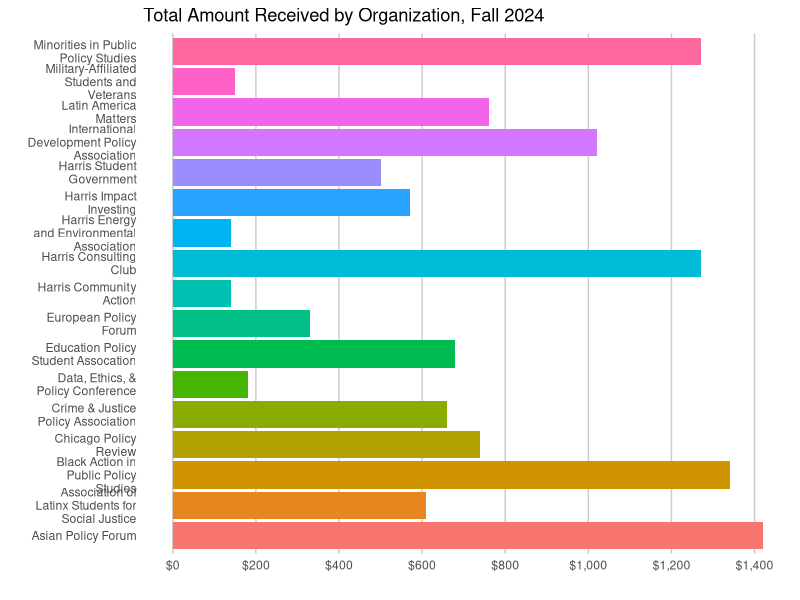
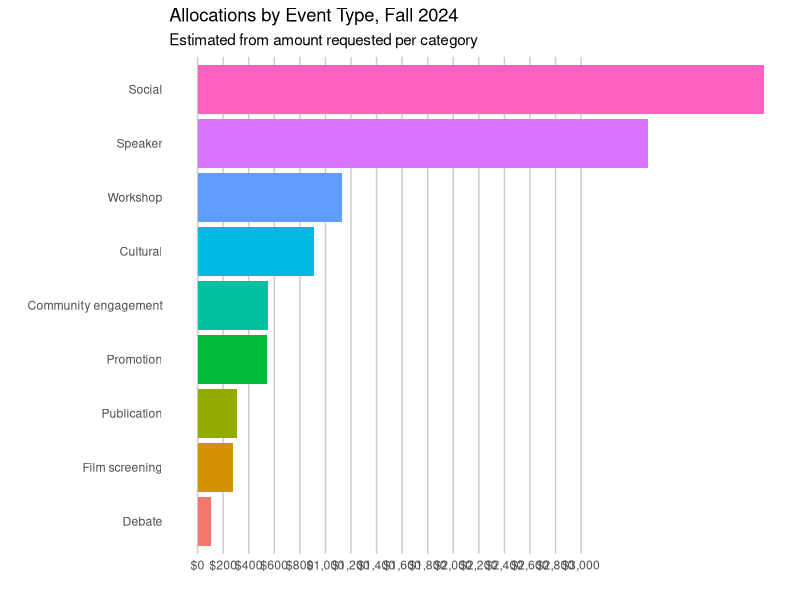
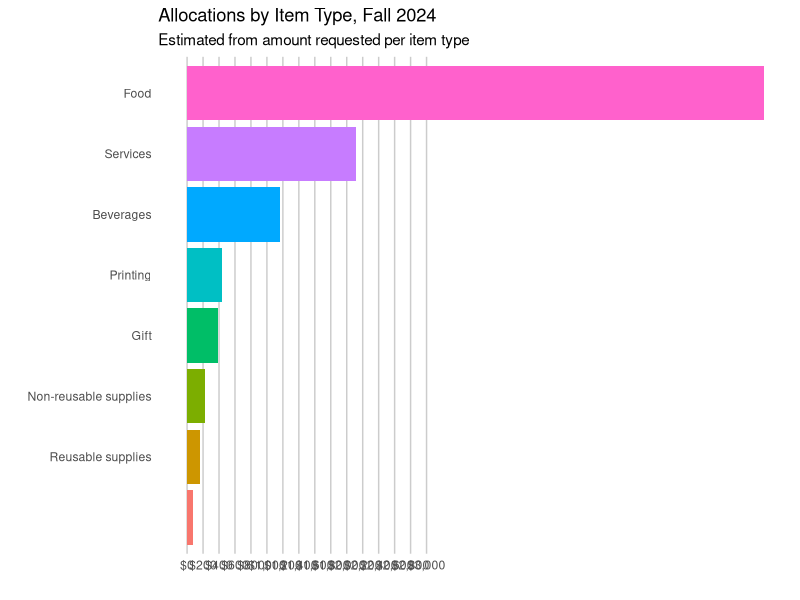

Reproduce these figures in R, in order.
## ---- chunk 1
knitr::opts_chunk$set(echo = F, warning = F,message = F)
library(tidyverse)
## ---- chunk 2
df = read.csv("2024.csv")

df <- df %>%
  group_by(org) %>%
  mutate(totalrequested=sum(amount)) 

style <- function(p) {
  p <- p  +
    xlab("") +
    ylab("") +
    scale_y_continuous(
      breaks = seq(0,3000,by=200),
      labels = scales::dollar_format()
    ) +
    coord_flip() +
    theme_classic() +
    theme(
      axis.line.y=element_blank(),
      axis.ticks.y=element_blank(),
      axis.line.x=element_blank(),
      axis.ticks.x=element_blank(),
      panel.grid.major.x=element_line(color="gray80")
    )

  return(p)
}
## ---- chunk 3
p <- df %>%
  group_by(org) %>%
  summarize(total=mean(totalreceived)) %>%
  mutate(org=str_wrap(org,20)) %>%
  ggplot(aes(org,total,fill=org)) +
  geom_bar(stat="identity",show.legend=F) +
  labs(title="Total Amount Received by Organization, Fall 2024")

style(p)
## ---- chunk 4
p <- df %>%
  group_by(org,category) %>%
  summarize(
    # scale the amount requested by 
    adjusted=sum(amount)/mean(totalrequested)*mean(totalreceived)
  ) %>%
  group_by(category) %>%
  summarize(adjusted=round(sum(adjusted))) %>%
  filter(!is.na(adjusted)) %>%
  mutate(
    category=fct_reorder(str_to_sentence(category), adjusted)
  ) %>%
  ggplot(aes(category,adjusted,fill=category)) +
  geom_bar(stat="identity",show.legend=F) +
  labs(title="Allocations by Event Type, Fall 2024",
       subtitle="Estimated from amount requested per category")

style(p)
## ---- chunk 5
p <- df %>%
  group_by(org,type) %>%
  summarize(
    # scale the amount requested by 
    adjusted=sum(amount)/mean(totalrequested)*mean(totalreceived)
  ) %>%
  group_by(type) %>%
  summarize(adjusted=round(sum(adjusted))) %>%
  filter(!is.na(adjusted)) %>%
  mutate(
    type=fct_reorder(str_to_sentence(type), adjusted)
  ) %>%
  ggplot(aes(type,adjusted,fill=type)) +
  geom_bar(stat="identity",show.legend=F) +
  labs(title="Allocations by Item Type, Fall 2024",
       subtitle="Estimated from amount requested per item type")

style(p)
